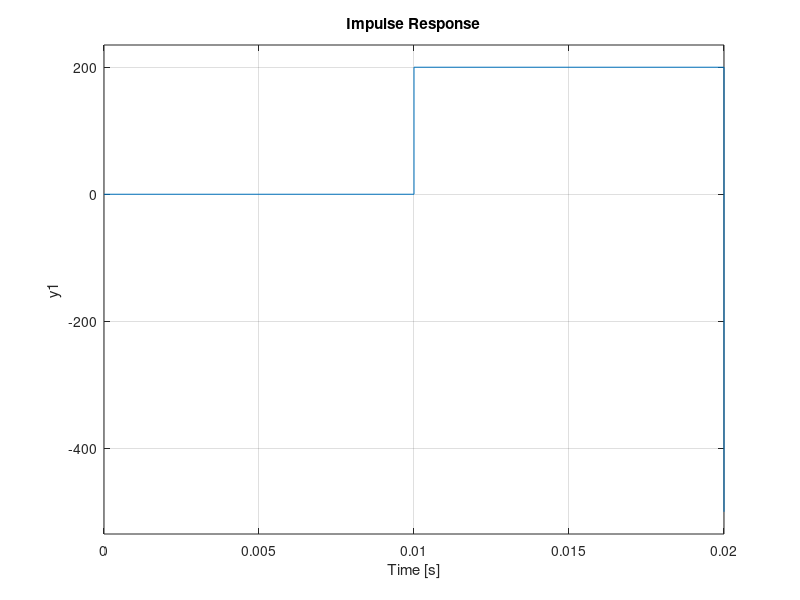

This chart was generated by the following MATLAB code:
% Respuesta al escalon y al impulso
% Funcion de trasnferencia 
% Sistemas de primer orden
clear;
clc;
numZ=[0 2 1];
denZ=[1 3 -4];
Ts=0.01;
FdeZ=tf(numZ,denZ,Ts);
subplot(1,3,1);
pzmap(FdeZ);
subplot(1,3,2);
step(FdeZ);
subplot(1,3,3);
impulse(FdeZ);
